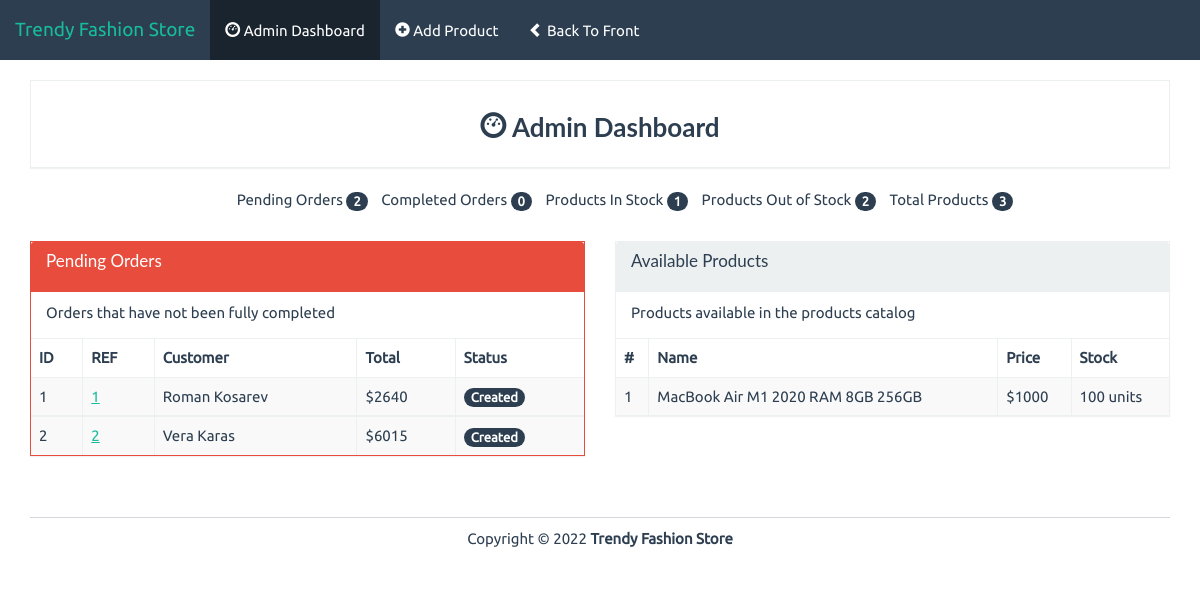
The app's page /admin/ with its own data.
### store/models.py (models this page shows)
class Order(db.Model):
    id = db.Column(db.Integer, primary_key=True)
    reference = db.Column(db.String(5))
    first_name = db.Column(db.String(30), nullable=False)
    last_name = db.Column(db.String(30), nullable=False)
    phone_number = db.Column(db.String(30), nullable=False)
    email = db.Column(db.String(50), nullable=False)
    address = db.Column(db.String(100), nullable=False)
    city = db.Column(db.String(100), nullable=False)
    state = db.Column(db.String(100), nullable=False)
    country = db.Column(db.String(100), nullable=False)
    status = db.Column(db.Enum(constants.OrderStatus), nullable=False)
    payment_type = db.Column(db.Enum(constants.PaymentType), nullable=False)
    shipping_type = db.Column(db.Enum(constants.ShippingType), nullable=False)
    items = db.relationship("OrderItems", backref="order", lazy=True)
    @property
    def total_price(self):
        items_total = sum(
            order_item.total_price for order_item in self.items
        )
        shipping_price = services.shipping.from_value(
            self.shipping_type
        ).price
        return items_total + shipping_price

class OrderItems(db.Model):
    id = db.Column(db.Integer, primary_key=True)
    order_id = db.Column(db.Integer, db.ForeignKey("order.id"), nullable=False)
    product_id = db.Column(
        db.Integer, db.ForeignKey("product.id"), nullable=False
    )
    quantity = db.Column(db.Integer, nullable=False)
    product = db.relationship("Product", lazy=True)
    @property
    def total_price(self):
        return self.quantity * self.product.price

class Product(db.Model):  # type: ignore
    id = db.Column(db.Integer, primary_key=True)
    name = db.Column(db.String(50), unique=True)
    price = db.Column(db.Integer)
    stock = db.Column(db.Integer)
    description = db.Column(db.String(500))
    image = db.Column(db.String(100))

### admin/views.py (the view)
@admin_blueprint.route("/")
def admin() -> ftypes.ResponseReturnValue:
    return flask.render_template(
        "admin/index.html",
        is_admin=True,  # TODO: remove
        available_products=store.services.product.available_products(),
        out_of_stock_products=store.services.product.out_of_stock_products(),
        unfinished_orders=service.unfinished_orders(),
        finished_orders=service.finished_orders(),
        cart=store.services.cart.Cart.from_session(),
    )

### admin/service.py (called while the page is built)
def unfinished_orders() -> list[store.models.Order]:
    return (
        store.models.Order
        .query
        .filter(
            store.models.Order.status != store.constants.OrderStatus.Delivered
        ).all()
    )

def finished_orders() -> list[store.models.Order]:
    return (
        store.models.Order
        .query
        .filter(
            store.models.Order.status == store.constants.OrderStatus.Delivered
        ).all()
    )

### store/services/cart.py (called while the page is built)
    @classmethod
    def from_session(cls):  # type: ignore
        cart_dict = flask.session.get("cart")
        if not cart_dict:
            cart = cls()
            flask.session["cart"] = dataclasses.asdict(cart)
        else:
            products = [
                ProductInCart.from_dict(prod_dict)
                for prod_dict in cart_dict.get("products")
            ]
            cart = cls(products=products)
        return cart

### store/services/product.py (called while the page is built)
def available_products() -> list[models.Product]:
    return models.Product.query.filter(models.Product.stock > 0).all()

def out_of_stock_products() -> list[models.Product]:
    return models.Product.query.filter(models.Product.stock == 0).all()

### store/services/shipping.py (called while the page is built)
def from_value(
    val: str | constants.ShippingType,
    cart: services.cart.Cart | None = None
) -> BaseShipping:
    if isinstance(val, str):
        val = constants.ShippingType.from_value(val)
    for shipping_cls in BaseShipping.__subclasses__():
        if shipping_cls.name == val.value:
            return shipping_cls(cart=cart)
    else:
        raise ValueError(
            f"Shipping not found from value: '{val}'"
        )

    @property
    def price(self):
        return 40

    @property
    def price(self):
        return 15

### admin/templates/admin/index.html (shortened to what this page needs)
{% extends "base.html" %}
{% macro available_products_table(available_products) %}
	<div class="col-lg-6 pad">
        <div class="panel panel-default">
            <div class="panel-heading">
                <h3 class="panel-title">Available Products</h3>
            </div>
            <div class="panel-body">
                Products available in the products catalog
            </div>
            <div class="table-responsive">
                <table class="table table-striped table-bordered">
                    <thead>
                        <tr>
                            <th>#</th><th>Name</th><th>Price</th><th>Stock</th>
                        </tr>
                    </thead>
                    <tbody>
                        {% for product in available_products %}
                            <tr>
                                <td>{{ product.id }}</td>
                                <td>{{ product.name }}</td>
                                <td>&dollar;{{ product.price }}</td>
                                <td>{{ product.stock }} units</td>
                            </tr>
                        {% endfor %}
                    </tbody>
                </table>
            </div>
        </div>
    </div>
{% endmacro %}
{% macro pending_orders_table() %}
    <div class="col-lg-6 pad">
        <div class="panel panel-danger">
            <div class="panel-heading">
                <h3 class="panel-title">Pending Orders</h3>
            </div>
            <div class="panel-body">
                Orders that have not been fully completed
            </div>
            <div class="table-responsive">
                <table class="table table-striped table-bordered">
                    <thead>
                        <tr>
                            <th>ID</th><th>REF</th><th>Customer</th><th>Total</th><th>Status</th>
                        </tr>
                    </thead>
                    {% for order in unfinished_orders %}
                        <tbody>
                        <tr>
                            <td>{{ order.id }}</td>
                            <td><a href="{{ url_for('admin.order', id=order.id) }}">{{ order.id }}</a></td>
                            <td>{{ order.first_name }} {{ order.last_name }}</td>
                            <td>&dollar;{{ order.total_price }}</td>
                            <td><span class="badge">{{ order.status.value }}</span></td>
                        </tr>
                        </tbody>
                    {% endfor %}
                </table>
            </div>
        </div>
    </div>
{% endmacro %}
{% macro summary_block(available_products, out_of_stock_products) %}
    <div class="col-lg-12">
        <ul class="summary">
            <li class="">Pending Orders <span class="badge">{{ unfinished_orders|length }}</span></li>
            <li class="">Completed Orders <span class="badge">{{ finished_orders|length }}</span></li>
            <li class="">Products In Stock <span class="badge">{{ available_products|length }}</span></li>
            <li class="">Products Out of Stock <span class="badge">{{ out_of_stock_products|length }}</span></li>
            <li class="">Total Products <span class="badge">{{ available_products|length + out_of_stock_products|length }}</span></li>
        </ul>
    </div>
{% endmacro %}
{% macro header_block(title) %}
    <div class="col-lg-12">
        <div class="panel panel-default">
            <div class="panel-body text-center">
                <h3 class="bold"><i class="glyphicon glyphicon-dashboard"></i> {{ title }}</h3>
            </div>
        </div>
    </div>
{% endmacro %}
{% block body %}
    <div class="row pad">
        {{ header_block("Admin Dashboard") }}
        {{ summary_block(available_products, out_of_stock_products) }}
    </div>
    <div class="row pad">
        {{ pending_orders_table() }}
        {{ available_products_table(available_products) }}
    </div>
{% endblock %}

### admin/templates/base.html (shortened to what this page needs)
{% from 'admin/components/common.html' import navbar, footer %}
<!DOCTYPE html>
<html lang="en">
    <head>
        <link rel="stylesheet" href="{{ url_for('static', filename='bs/css/flatly.min.css') }}" />
        <link rel="stylesheet" href="{{ url_for('static', filename='css/styles.css') }}" />
    </head>
    <body>
        {{ navbar(is_admin) }}
        <div class="container" id="page">
            {% block body %}{% endblock %}
            {{ footer() }}
        </div>
    </body>
</html>

### admin/templates/admin/components/common.html (shortened to what this page needs)
{% macro navbar(is_admin) -%}
    {% if is_admin %}
        <nav class="navbar navbar-default navbar-fixed-top" role="navigation">
            <div class="container-fluid">
                <div class="navbar-header">
                    <a class="navbar-brand" href="{{ url_for('store.index') }}">Trendy Fashion Store</a>
                </div>
                <div class="collapse navbar-collapse navbar-ex1-collapse">
                    <ul class="nav navbar-nav">
                        <li class="active">
                            <a href="{{ url_for('admin.admin') }}"><i class="glyphicon glyphicon-dashboard"></i> Admin Dashboard</a>
                        </li>
                        <li>
                            <a href="{{ url_for('admin.add') }}"><i class="glyphicon glyphicon-plus-sign"></i> Add Product</a>
                        </li>
                        <li>
                            <a href="{{ url_for('store.index') }}"><i class="glyphicon glyphicon-chevron-left"></i> Back To Front</a>
                        </li>
                    </ul>
                </div>
            </div>
        </nav>
    {% endif %}
{%- endmacro %}
{% macro footer() -%}
    <footer>
        <div class="row pad">
            <div class="col-lg-12 text-center">
                Copyright &copy; 2022 <strong>Trendy Fashion Store</strong>
            </div>
        </div>
    </footer>
{%- endmacro %}

### static/css/styles.css (style rules this page uses)
body { font-family: Ubuntu, verdana, georgia, serif, sans-serif; }
a, a:hover, a:active, a:focus, a:visited { text-decoration: none; }
.bold { font-weight: bolder !important; }
table { width: 100%; }
div.panel, .btn, .navbar { border-radius: 0; }
footer { margin-top: 40px; margin-bottom: 20px; }
.pad { margin-top: 10px !important; }
div.panel-body { padding-top: 10px; }
.panel-title { margin-bottom: 10px; }
body > nav { border-radius: 0 !important; }
#page { padding-top: 70px; }
ul.summary { list-style-type: none; text-align: center; }
ul.summary > li { display: inline-block; padding-left: 10px; }
footer { border-top: 1px solid rgba(44, 62, 80, .2); }

### records on screen
Order: id "1", first_name "Roman", last_name "Kosarev", total_price "2640", status.value "Created"
Order: id "2", first_name "Vera", last_name "Karas", total_price "6015", status.value "Created"
Product: id "1", name "MacBook Air M1 2020 RAM 8GB 256GB", price "1000", stock "100"

### other values on screen
{{ title }} "Admin Dashboard"
{{ unfinished_orders|length }} "2"
{{ finished_orders|length }} "0"
{{ available_products|length }} "1"
{{ out_of_stock_products|length }} "2"
{{ available_products|length + out_of_stock_products|length }} "3"
